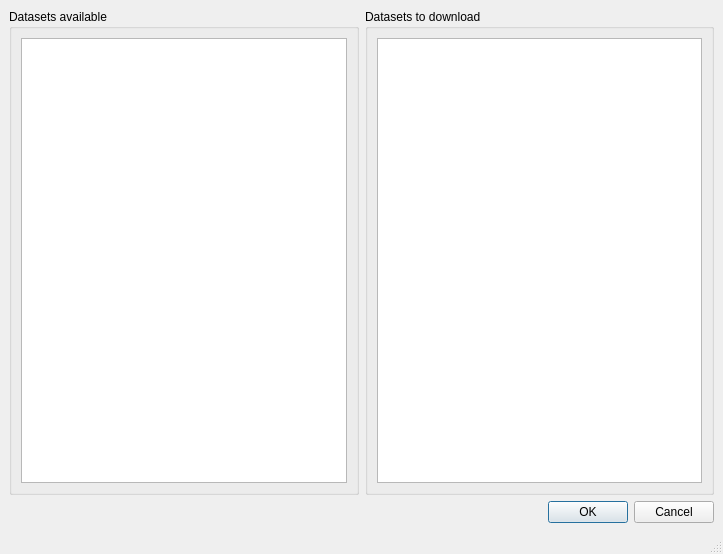
<?xml version="1.0" encoding="UTF-8"?>
<ui version="4.0">
 <class>DataDownloadWindow</class>
 <widget class="QMainWindow" name="DataDownloadWindow">
  <property name="geometry">
   <rect>
    <x>0</x>
    <y>0</y>
    <width>723</width>
    <height>554</height>
   </rect>
  </property>
  <property name="windowTitle">
   <string>Data Download</string>
  </property>
  <widget class="QWidget" name="centralwidget">
   <layout class="QGridLayout" name="gridLayout_2">
    <item row="0" column="0">
     <layout class="QGridLayout" name="gridLayout">
      <item row="0" column="1">
       <widget class="QGroupBox" name="groupBoxDatasetsToDownload">
        <property name="title">
         <string>Datasets to download</string>
        </property>
        <layout class="QHBoxLayout" name="horizontalLayout_2">
         <item>
          <widget class="QListWidget" name="listWidget"/>
         </item>
        </layout>
       </widget>
      </item>
      <item row="0" column="0">
       <widget class="QGroupBox" name="groupBoxDatasetsAvailable">
        <property name="title">
         <string>Datasets available</string>
        </property>
        <layout class="QHBoxLayout" name="horizontalLayout">
         <item>
          <widget class="QTreeView" name="treeView"/>
         </item>
        </layout>
       </widget>
      </item>
     </layout>
    </item>
    <item row="1" column="0">
     <widget class="QDialogButtonBox" name="buttonBox">
      <property name="standardButtons">
       <set>QDialogButtonBox::Cancel|QDialogButtonBox::Ok</set>
      </property>
     </widget>
    </item>
   </layout>
  </widget>
  <widget class="QStatusBar" name="statusBar"/>
 </widget>
 <resources/>
 <connections/>
</ui>
